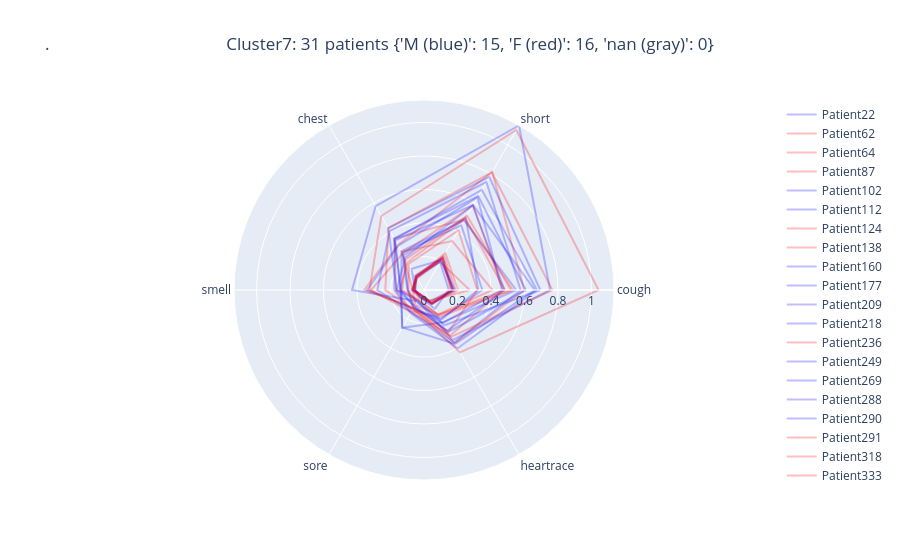

Notebook code cell kept with this figure:
### Code cell
star_chart_per_patient(7)

### Figure 1 — Plotly figure (JSON) as saved in the notebook; plotly's stock layout.template omitted (floating-point values rounded to 4 significant figures)
{"data": [{"line": {"color": "rgb(0,0,255)"}, "mode": "lines", "name": "Patient22", "opacity": 0.25, "r": [0.3237, 0.4983, 0.2407, 0.09599, 0.1276, 0.204, 0.3237, 0.3237], "theta": ["cough", "short", "chest", "smell", "sore", "heartrace", "cough"], "type": "scatterpolar"}, {"line": {"color": "rgb(255,0,0)"}, "mode": "lines", "name": "Patient62", "opacity": 0.25, "r": [0.532, 0.4863, 0.354, 0.1677, 0.1455, 0.185, 0.532, 0.532], "theta": ["cough", "short", "chest", "smell", "sore", "heartrace", "cough"], "type": "scatterpolar"}, {"line": {"color": "rgb(255,0,0)"}, "mode": "lines", "name": "Patient64", "opacity": 0.25, "r": [0.4828, 0.4946, 0.1934, 0.1462, 0.06841, 0.171, 0.4828, 0.4828], "theta": ["cough", "short", "chest", "smell", "sore", "heartrace", "cough"], "type": "scatterpolar"}, {"line": {"color": "rgb(255,0,0)"}, "mode": "lines", "name": "Patient87", "opacity": 0.25, "r": [0.1891, 0.2374, 0.09204, 0.07503, 0.0495, 0.09582, 0.1891, 0.1891], "theta": ["cough", "short", "chest", "smell", "sore", "heartrace", "cough"], "type": "scatterpolar"}, {"line": {"color": "rgb(0,0,255)"}, "mode": "lines", "name": "Patient102", "opacity": 0.25, "r": [0.1748, 0.2253, 0.1009, 0.06531, 0.03654, 0.09442, 0.1748, 0.1748], "theta": ["cough", "short", "chest", "smell", "sore", "heartrace", "cough"], "type": "scatterpolar"}, {"line": {"color": "rgb(0,0,255)"}, "mode": "lines", "name": "Patient112", "opacity": 0.25, "r": [0.4655, 0.6387, 0.3063, 0.3392, 0.1267, 0.2271, 0.4655, 0.4655], "theta": ["cough", "short", "chest", "smell", "sore", "heartrace", "cough"], "type": "scatterpolar"}, {"line": {"color": "rgb(255,0,0)"}, "mode": "lines", "name": "Patient124", "opacity": 0.25, "r": [0.1641, 0.2202, 0.08826, 0.0592, 0.03824, 0.09266, 0.1641, 0.1641], "theta": ["cough", "short", "chest", "smell", "sore", "heartrace", "cough"], "type": "scatterpolar"}, {"line": {"color": "rgb(255,0,0)"}, "mode": "lines", "name": "Patient138", "opacity": 0.25, "r": [0.4716, 0.5846, 0.2525, 0.3164, 0.1537, 0.3134, 0.4716, 0.4716], "theta": ["cough", "short", "chest", "smell", "sore", "heartrace", "cough"], "type": "scatterpolar"}, {"line": {"color": "rgb(0,0,255)"}, "mode": "lines", "name": "Patient160", "opacity": 0.25, "r": [0.7529, 1.135, 0.5776, 0.4297, 0.07724, 0.3445, 0.7529, 0.7529], "theta": ["cough", "short", "chest", "smell", "sore", "heartrace", "cough"], "type": "scatterpolar"}, {"line": {"color": "rgb(0,0,255)"}, "mode": "lines", "name": "Patient177", "opacity": 0.25, "r": [0.5505, 0.4791, 0.2683, 0.135, 0.261, 0.2227, 0.5505, 0.5505], "theta": ["cough", "short", "chest", "smell", "sore", "heartrace", "cough"], "type": "scatterpolar"}, {"line": {"color": "rgb(0,0,255)"}, "mode": "lines", "name": "Patient209", "opacity": 0.25, "r": [0.1833, 0.2018, 0.0816, 0.07079, 0.03359, 0.0742, 0.1833, 0.1833], "theta": ["cough", "short", "chest", "smell", "sore", "heartrace", "cough"], "type": "scatterpolar"}, {"line": {"color": "rgb(0,0,255)"}, "mode": "lines", "name": "Patient218", "opacity": 0.25, "r": [0.5768, 0.7447, 0.4067, 0.2788, 0.1507, 0.3622, 0.5768, 0.5768], "theta": ["cough", "short", "chest", "smell", "sore", "heartrace", "cough"], "type": "scatterpolar"}, {"line": {"color": "rgb(255,0,0)"}, "mode": "lines", "name": "Patient236", "opacity": 0.25, "r": [0.5989, 0.8144, 0.3114, 0.3564, 0.1225, 0.3659, 0.5989, 0.5989], "theta": ["cough", "short", "chest", "smell", "sore", "heartrace", "cough"], "type": "scatterpolar"}, {"line": {"color": "rgb(0,0,255)"}, "mode": "lines", "name": "Patient249", "opacity": 0.25, "r": [0.1477, 0.1925, 0.09613, 0.05048, 0.04757, 0.1295, 0.1477, 0.1477], "theta": ["cough", "short", "chest", "smell", "sore", "heartrace", "cough"], "type": "scatterpolar"}, {"line": {"color": "rgb(0,0,255)"}, "mode": "lines", "name": "Patient269", "opacity": 0.25, "r": [0.6614, 0.5853, 0.3421, 0.1404, 0.2583, 0.3713, 0.6614, 0.6614], "theta": ["cough", "short", "chest", "smell", "sore", "heartrace", "cough"], "type": "scatterpolar"}, {"line": {"color": "rgb(0,0,255)"}, "mode": "lines", "name": "Patient288", "opacity": 0.25, "r": [0.6944, 0.7795, 0.4276, 0.163, 0.0734, 0.2434, 0.6944, 0.6944], "theta": ["cough", "short", "chest", "smell", "sore", "heartrace", "cough"], "type": "scatterpolar"}, {"line": {"color": "rgb(0,0,255)"}, "mode": "lines", "name": "Patient290", "opacity": 0.25, "r": [0.3486, 0.4451, 0.2573, 0.09863, 0.08437, 0.1984, 0.3486, 0.3486], "theta": ["cough", "short", "chest", "smell", "sore", "heartrace", "cough"], "type": "scatterpolar"}, {"line": {"color": "rgb(255,0,0)"}, "mode": "lines", "name": "Patient291", "opacity": 0.25, "r": [0.171, 0.2225, 0.09719, 0.06632, 0.03801, 0.08844, 0.171, 0.171], "theta": ["cough", "short", "chest", "smell", "sore", "heartrace", "cough"], "type": "scatterpolar"}, {"line": {"color": "rgb(255,0,0)"}, "mode": "lines", "name": "Patient318", "opacity": 0.25, "r": [0.1608, 0.2152, 0.0888, 0.05576, 0.0333, 0.08182, 0.1608, 0.1608], "theta": ["cough", "short", "chest", "smell", "sore", "heartrace", "cough"], "type": "scatterpolar"}, {"line": {"color": "rgb(255,0,0)"}, "mode": "lines", "name": "Patient333", "opacity": 0.25, "r": [1.042, 1.103, 0.5101, 0.3258, 0.1305, 0.4304, 1.042, 1.042], "theta": ["cough", "short", "chest", "smell", "sore", "heartrace", "cough"], "type": "scatterpolar"}, {"line": {"color": "rgb(255,0,0)"}, "mode": "lines", "name": "Patient353", "opacity": 0.25, "r": [0.1681, 0.2212, 0.0863, 0.05696, 0.03577, 0.09223, 0.1681, 0.1681], "theta": ["cough", "short", "chest", "smell", "sore", "heartrace", "cough"], "type": "scatterpolar"}, {"line": {"color": "rgb(255,0,0)"}, "mode": "lines", "name": "Patient355", "opacity": 0.25, "r": [0.2729, 0.1938, 0.09103, 0.06467, 0.056, 0.0747, 0.2729, 0.2729], "theta": ["cough", "short", "chest", "smell", "sore", "heartrace", "cough"], "type": "scatterpolar"}, {"line": {"color": "rgb(0,0,255)"}, "mode": "lines", "name": "Patient366", "opacity": 0.25, "r": [0.6082, 0.6479, 0.3559, 0.1383, 0.1182, 0.2896, 0.6082, 0.6082], "theta": ["cough", "short", "chest", "smell", "sore", "heartrace", "cough"], "type": "scatterpolar"}, {"line": {"color": "rgb(0,0,255)"}, "mode": "lines", "name": "Patient423", "opacity": 0.25, "r": [0.1744, 0.2067, 0.146, 0.05387, 0.04838, 0.09702, 0.1744, 0.1744], "theta": ["cough", "short", "chest", "smell", "sore", "heartrace", "cough"], "type": "scatterpolar"}, {"line": {"color": "rgb(255,0,0)"}, "mode": "lines", "name": "Patient541", "opacity": 0.25, "r": [0.519, 0.513, 0.2131, 0.131, 0.06928, 0.1736, 0.519, 0.519], "theta": ["cough", "short", "chest", "smell", "sore", "heartrace", "cough"], "type": "scatterpolar"}, {"line": {"color": "rgb(255,0,0)"}, "mode": "lines", "name": "Patient587", "opacity": 0.25, "r": [0.318, 0.4118, 0.1812, 0.09308, 0.1177, 0.2902, 0.318, 0.318], "theta": ["cough", "short", "chest", "smell", "sore", "heartrace", "cough"], "type": "scatterpolar"}, {"line": {"color": "rgb(255,0,0)"}, "mode": "lines", "name": "Patient602", "opacity": 0.25, "r": [0.7664, 0.8103, 0.4261, 0.231, 0.1334, 0.323, 0.7664, 0.7664], "theta": ["cough", "short", "chest", "smell", "sore", "heartrace", "cough"], "type": "scatterpolar"}, {"line": {"color": "rgb(255,0,0)"}, "mode": "lines", "name": "Patient605", "opacity": 0.25, "r": [0.2044, 0.2546, 0.09122, 0.06566, 0.0355, 0.09105, 0.2044, 0.2044], "theta": ["cough", "short", "chest", "smell", "sore", "heartrace", "cough"], "type": "scatterpolar"}, {"line": {"color": "rgb(0,0,255)"}, "mode": "lines", "name": "Patient608", "opacity": 0.25, "r": [0.6737, 0.6905, 0.3504, 0.1769, 0.1587, 0.4023, 0.6737, 0.6737], "theta": ["cough", "short", "chest", "smell", "sore", "heartrace", "cough"], "type": "scatterpolar"}, {"line": {"color": "rgb(255,0,0)"}, "mode": "lines", "name": "Patient643", "opacity": 0.25, "r": [0.4087, 0.3374, 0.2645, 0.06723, 0.103, 0.169, 0.4087, 0.4087], "theta": ["cough", "short", "chest", "smell", "sore", "heartrace", "cough"], "type": "scatterpolar"}, {"line": {"color": "rgb(0,0,255)"}, "mode": "lines", "name": "Patient669", "opacity": 0.25, "r": [0.4815, 0.5823, 0.2242, 0.1626, 0.1093, 0.2796, 0.4815, 0.4815], "theta": ["cough", "short", "chest", "smell", "sore", "heartrace", "cough"], "type": "scatterpolar"}], "layout": {"title": {"text": ".\t\t\t\t\t\t\t\t\t\t\t\t\t\t\t\t\t\t\t\t\t\t\t\t\t\t\t\t\t\t\t\t\t\t\t\t\t\t\t\tCluster7: 31 patients {'M (blue)': 15, 'F (red)': 16, 'nan (gray)': 0}"}}}
